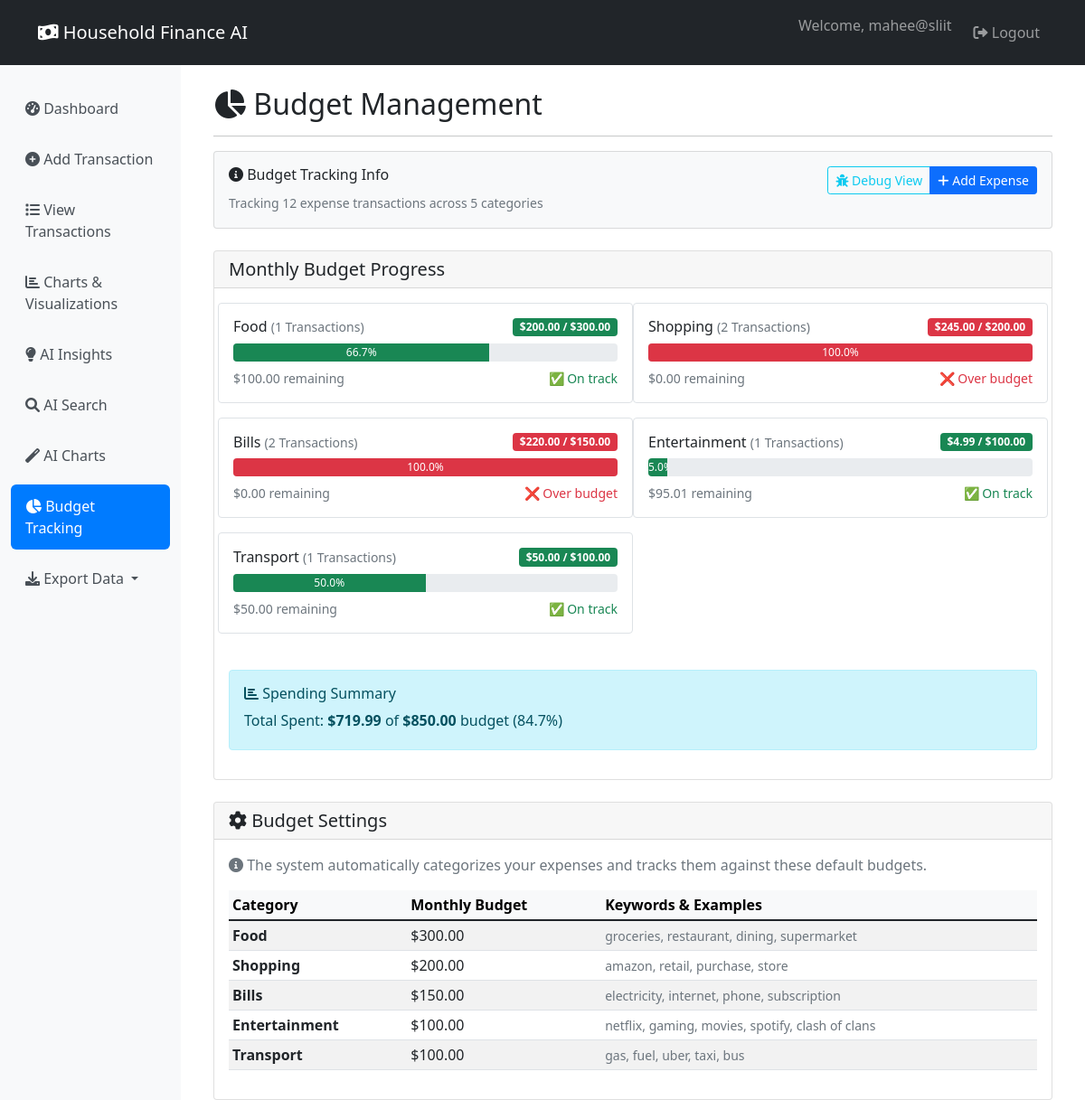
Screenshot of /budget (signed in) with the database file from the repository.
### core/database.py (models this page shows, shortened)
class User(UserMixin, db.Model):
    __tablename__ = "users"
    id = db.Column(db.Integer, primary_key=True)
    username = db.Column(db.String(80), unique=True, nullable=False)
    password_hash = db.Column(db.String(120), nullable=False)
    role = db.Column(db.String(20), nullable=False, default="user")  # 'admin' or 'user'
    household_id = db.Column(db.Integer, db.ForeignKey("households.id"), nullable=True)
    created_at = db.Column(db.DateTime, default=datetime.utcnow)
    household = db.relationship("Household", back_populates="users")
    transactions = db.relationship("Transaction", back_populates="user")

class Transaction(db.Model):
    __tablename__ = "transactions"
    id = db.Column(db.Integer, primary_key=True)
    user_id = db.Column(db.Integer, db.ForeignKey("users.id"), nullable=False)
    t_type = db.Column(db.String(20), nullable=False)  # "income" or "expense"
    category = db.Column(db.String(100), nullable=False)
    amount = db.Column(db.Float, nullable=False)
    date = db.Column(db.Date, nullable=False, default=datetime.utcnow)
    note = db.Column(db.Text, nullable=True)
    created_at = db.Column(db.DateTime, default=datetime.utcnow)
    user = db.relationship("User", back_populates="transactions")

### app/routes/budget.py (the view)
@budget_bp.route('/budget')
@login_required
def budget_page():
    try:
        budget_manager = BudgetManager()
        month = request.args.get('month', type=int)
        year = request.args.get('year', type=int)
        budget_progress = budget_manager.calculate_budget_progress(
            current_user.id,
            month=month,
            year=year
        )
        print(f"DEBUG: Budget progress result: {budget_progress}")
        all_transactions = Transaction.query.filter_by(user_id=current_user.id).all()
        expense_transactions = [t for t in all_transactions if t.t_type == 'expense']
        return render_template('budget.html',
                             title='Budget Management',
                             budget_progress=budget_progress,
                             default_budgets=budget_manager.default_budgets,
                             total_expenses=len(expense_transactions),
                             current_month=datetime.now().month,
                             current_year=datetime.now().year)
    except Exception as e:
        print(f"Budget page error: {e}")
        import traceback
        traceback.print_exc()
        return render_template('budget.html',
                             title='Budget Management',
                             budget_progress={},
                             default_budgets={},
                             total_expenses=0)

### app/routes/budget.py (called while the page is built)
    def match_category(self, transaction_category):
        if not transaction_category:
            return 'other'
        transaction_category = str(transaction_category).lower().strip()
        for budget_category, keywords in self.category_keywords.items():
            for keyword in keywords:
                if keyword in transaction_category:
                    return budget_category
        return 'other'

### app/templates/budget.html (shortened to what this page needs)
{% extends "base.html" %}
{% block content %}
<div class="row">
    <div class="col-12">
        <h2><i class="fas fa-chart-pie"></i> Budget Management</h2>
        <hr>
    </div>
</div>
<div class="row mb-4">
    <div class="col-12">
        <div class="card bg-light">
            <div class="card-body">
                <div class="row">
                    <div class="col-md-6">
                        <h6><i class="fas fa-info-circle"></i> Budget Tracking Info</h6>
                        <p class="mb-0">
                            <small class="text-muted">
                                Tracking {{ total_expenses }} expense transactions
                                {% if budget_progress %}
                                across {{ budget_progress.keys()|length }} categories
                                {% endif %}
                            </small>
                        </p>
                    </div>
                    <div class="col-md-6 text-end">
                        <div class="btn-group">
                            <a href="{{ url_for('budget.budget_debug') }}" class="btn btn-sm btn-outline-info">
                                <i class="fas fa-bug"></i> Debug View
                            </a>
                            <a href="{{ url_for('transactions.add_transaction') }}" class="btn btn-sm btn-primary">
                                <i class="fas fa-plus"></i> Add Expense
                            </a>
                        </div>
                    </div>
                </div>
            </div>
        </div>
    </div>
</div>
<div class="row">
    <div class="col-12">
        <div class="card">
            <div class="card-header d-flex justify-content-between align-items-center">
                <h5 class="mb-0">Monthly Budget Progress</h5>
            </div>
            <div class="card-body">
                {% if budget_progress %}
                <div class="row">
                    {% for category, data in budget_progress.items() %}
                    <div class="col-md-6 mb-3 p-3 border rounded budget-category-card" data-progress="{{ data.progress }}">
                        <div class="d-flex justify-content-between align-items-center mb-2">
                            <h6 class="mb-0 text-capitalize">
                                {{ category }}
                                <small class="text-muted">({{ data.transaction_count }} transactions)</small>
                            </h6>
                            <span class="badge bg-{{ data.status }}">
                                ${{ "%.2f"|format(data.spent) }} / ${{ "%.2f"|format(data.budget) }}
                            </span>
                        </div>
                        <div class="progress mb-2 progress-custom">
                            <div class="progress-bar bg-{{ data.status }}"
                                 role="progressbar"
                                 aria-valuenow="{{ data.progress }}"
                                 aria-valuemin="0"
                                 aria-valuemax="100">
                                {{ "%.1f"|format(data.progress) }}%
                            </div>
                        </div>
                        <div class="d-flex justify-content-between">
                            <small class="text-muted">
                                ${{ "%.2f"|format(data.remaining) }} remaining
                            </small>
                            <small class="text-{{ data.status }}">
                                {% if data.progress >= 100 %}
                                ❌ Over budget
                                {% elif data.progress >= 80 %}
                                ⚠️ Near limit
                                {% else %}
                                ✅ On track
                                {% endif %}
                            </small>
                        </div>
                    </div>
                    {% endfor %}
                </div>
                <div class="row mt-4">
                    <div class="col-12">
                        <div class="alert alert-info">
                            <h6><i class="fas fa-chart-bar"></i> Spending Summary</h6>
                            {% set total_spent = budget_progress.values() | sum(attribute='spent') %}
                            {% set total_budget = budget_progress.values() | sum(attribute='budget') %}
                            <p class="mb-1">
                                Total Spent: <strong>${{ "%.2f"|format(total_spent) }}</strong>
                                of <strong>${{ "%.2f"|format(total_budget) }}</strong> budget
                                ({{ "%.1f"|format((total_spent/total_budget)*100) if total_budget > 0 else 0 }}%)
                            </p>
                        </div>
                    </div>
                </div>
                {% endif %}
            </div>
        </div>
    </div>
</div>
<div class="row mt-4">
    <div class="col-12">
        <div class="card">
            <div class="card-header">
                <h5 class="mb-0"><i class="fas fa-cog"></i> Budget Settings</h5>
            </div>
            <div class="card-body">
                <p class="text-muted mb-3">
                    <i class="fas fa-info-circle"></i>
                    The system automatically categorizes your expenses and tracks them against these default budgets.
                </p>
                <div class="table-responsive">
                    <table class="table table-sm table-striped">
                        <thead class="table-light">
                            <tr>
                                <th>Category</th>
                                <th>Monthly Budget</th>
                                <th>Keywords & Examples</th>
                            </tr>
                        </thead>
                        <tbody>
                            {% for category, amount in default_budgets.items() %}
                            <tr>
                                <td class="text-capitalize fw-bold">{{ category }}</td>
                                <td>${{ "%.2f"|format(amount) }}</td>
                                <td>
                                    <small class="text-muted">
                                        {% if category == 'food' %}groceries, restaurant, dining, supermarket{% endif %}
                                        {% if category == 'shopping' %}amazon, retail, purchase, store{% endif %}
                                        {% if category == 'bills' %}electricity, internet, phone, subscription{% endif %}
                                        {% if category == 'entertainment' %}netflix, gaming, movies, spotify, clash of clans{% endif %}
                                        {% if category == 'transport' %}gas, fuel, uber, taxi, bus{% endif %}
                                    </small>
                                </td>
                            </tr>
                            {% endfor %}
                        </tbody>
                    </table>
                </div>
            </div>
        </div>
    </div>
</div>
{% endblock %}

### app/templates/base.html (shortened to what this page needs)
<!DOCTYPE html>
<html lang="en">
<head>
    <link href="https://cdn.jsdelivr.net/npm/bootstrap@5.1.3/dist/css/bootstrap.min.css" rel="stylesheet">
    <link href="https://cdnjs.cloudflare.com/ajax/libs/font-awesome/6.0.0/css/all.min.css" rel="stylesheet">
</head>
<body>
    <nav class="navbar navbar-expand-lg navbar-dark bg-dark">
        <div class="container">
            <a class="navbar-brand" href="{{ url_for('transactions.dashboard') }}">
                <i class="fas fa-money-bill-wave"></i> Household Finance AI
            </a>
            {% if current_user.is_authenticated %}
            <div class="navbar-nav ms-auto">
                <span class="navbar-text me-3">
                    Welcome, {{ current_user.username }}
                </span>
                <a class="nav-link" href="{{ url_for('auth.logout') }}">
                    <i class="fas fa-sign-out-alt"></i> Logout
                </a>
            </div>
            {% endif %}
        </div>
    </nav>
    <div class="container-fluid">
        <div class="row">
            {% if current_user.is_authenticated %}
            <div class="col-md-3 col-lg-2 sidebar">
                <nav class="nav flex-column">
                    <a class="nav-link {% if request.endpoint == 'transactions.dashboard' %}active{% endif %}"
                       href="{{ url_for('transactions.dashboard') }}">
                        <i class="fas fa-tachometer-alt"></i> Dashboard
                    </a>
                    <a class="nav-link {% if request.endpoint == 'transactions.add_transaction' %}active{% endif %}"
                       href="{{ url_for('transactions.add_transaction') }}">
                        <i class="fas fa-plus-circle"></i> Add Transaction
                    </a>
                    <a class="nav-link {% if request.endpoint == 'transactions.view_transactions' %}active{% endif %}"
                       href="{{ url_for('transactions.view_transactions') }}">
                        <i class="fas fa-list"></i> View Transactions
                    </a>
                    <a class="nav-link {% if request.endpoint == 'charts.charts_page' %}active{% endif %}"
                       href="{{ url_for('charts.charts_page') }}">
                        <i class="fas fa-chart-bar"></i> Charts & Visualizations
                    </a>
                    <a class="nav-link {% if request.endpoint == 'insights.insights_page' %}active{% endif %}"
                       href="{{ url_for('insights.insights_page') }}">
                        <i class="fas fa-lightbulb"></i> AI Insights
                    </a>
                    <a class="nav-link {% if request.endpoint == 'transactions.ai_search_demo' %}active{% endif %}"
                       href="{{ url_for('transactions.ai_search_demo') }}">
                        <i class="fas fa-search"></i> AI Search
                    </a>
                    <a class="nav-link {% if request.endpoint == 'charts.ai_charts' %}active{% endif %}"
                        href="{{ url_for('charts.ai_charts') }}">
                            <i class="fas fa-magic"></i> AI Charts
                    </a>
                    <a class="nav-link {% if request.endpoint == 'budget.budget_page' %}active{% endif %}"
                       href="{{ url_for('budget.budget_page') }}">
                        <i class="fas fa-chart-pie"></i> Budget Tracking
                    </a>
                    <div class="nav-item dropdown">
                        <a class="nav-link dropdown-toggle" href="#" role="button" data-bs-toggle="dropdown">
                            <i class="fas fa-download"></i> Export Data
                        </a>
                    </div>
                </nav>
            </div>
            {% endif %}
            <div class="{% if current_user.is_authenticated %}col-md-9 col-lg-10{% else %}col-12{% endif %}">
                <div class="container mt-4">
                    {% block content %}{% endblock %}
                </div>
            </div>
        </div>
    </div>
</body>
</html>

### app/templates/base.html (style rules this page uses)
.sidebar { background-color: #f8f9fa; min-height: 100vh; padding-top: 20px; }
.nav-link { color: #495057; padding: 0.75rem 1rem; margin: 0.25rem 0; border-radius: 0.375rem; }
.nav-link:hover, .nav-link.active { background-color: #007bff; color: white; }

### app/templates/budget.html (style rules this page uses)
.progress-custom { height: 20px; }

### rows the page displays
User: username "mahee@sliit"
Transaction: category "Transport", transaction_count "1", spent "50.00", budget "100.00", progress "50.0", remaining "50.00", shows "✅ On track"
Transaction: category "Shopping", amount "200.00", shows "amazon, retail, purchase, store"

### other values shown
{{ total_expenses }} "12"
{{ budget_progress.keys()|length }} "5"
{{ category }} "Food" "Shopping" "Bills" "Entertainment"
{{ data.transaction_count }} "1" "2" "2" "1"
{{ "%.2f"|format(data.spent) }} "200.00" "245.00" "220.00" "4.99"
{{ "%.2f"|format(data.budget) }} "300.00" "200.00" "150.00" "100.00"
{{ "%.1f"|format(data.progress) }} "66.7" "100.0" "100.0" "5.0"
{{ "%.2f"|format(data.remaining) }} "100.00" "0.00" "0.00" "95.01"
{{ "%.2f"|format(total_spent) }} "719.99"
{{ "%.2f"|format(total_budget) }} "850.00"
{{ category }} "Food" "Bills" "Entertainment" "Transport"
{{ "%.2f"|format(amount) }} "300.00" "150.00" "100.00" "100.00"
